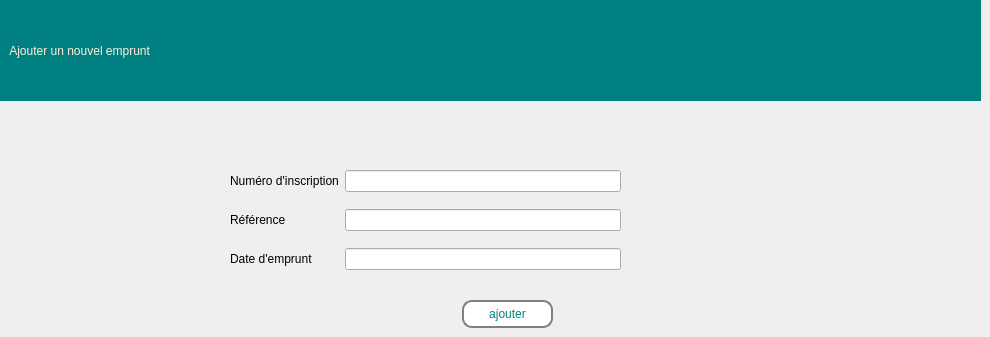
    <widget class="QWidget" name="page_emprunter">
     <widget class="QPushButton" name="ajouter_emprunt_botton">
      <property name="geometry">
       <rect>
        <x>462</x>
        <y>300</y>
        <width>91</width>
        <height>28</height>
       </rect>
      </property>
      <property name="styleSheet">
       <string notr="true">border: 2px solid gray;
font: 63 9pt &quot;Segoe UI Variable Display Semib&quot;;
  border-radius: 10px;
  padding: 0 8px;
  
color: rgb(0, 128, 128);
background-color: rgb(255, 255, 255);</string>
      </property>
      <property name="text">
       <string>ajouter</string>
      </property>
     </widget>
     <widget class="QLabel" name="label_268">
      <property name="geometry">
       <rect>
        <x>0</x>
        <y>0</y>
        <width>981</width>
        <height>101</height>
       </rect>
      </property>
      <property name="toolTip">
       <string>&lt;html&gt;&lt;head/&gt;&lt;body&gt;&lt;p align=&quot;center&quot;&gt;&lt;br/&gt;&lt;/p&gt;&lt;/body&gt;&lt;/html&gt;</string>
      </property>
      <property name="styleSheet">
       <string notr="true">color: rgb(253, 239, 220);background-color: rgb(0, 128, 128);
font: 75 16pt &quot;Rockwell&quot;;
</string>
      </property>
      <property name="text">
       <string>   Ajouter un nouvel emprunt</string>
      </property>
     </widget>
     <widget class="QWidget" name="formLayoutWidget_11">
      <property name="geometry">
       <rect>
        <x>230</x>
        <y>170</y>
        <width>391</width>
        <height>117</height>
       </rect>
      </property>
      <layout class="QFormLayout" name="formLayout_12">
       <property name="verticalSpacing">
        <number>17</number>
       </property>
       <item row="0" column="0">
        <widget class="QLabel" name="label_18">
         <property name="styleSheet">
          <string notr="true">font: 63 9pt &quot;Segoe UI Variable Display Semib&quot;;</string>
         </property>
         <property name="text">
          <string>Numéro d'inscription</string>
         </property>
        </widget>
       </item>
       <item row="1" column="0">
        <widget class="QLabel" name="label_20">
         <property name="styleSheet">
          <string notr="true">font: 63 9pt &quot;Segoe UI Variable Display Semib&quot;;</string>
         </property>
         <property name="text">
          <string>Référence</string>
         </property>
        </widget>
       </item>
       <item row="2" column="0">
        <widget class="QLabel" name="label_19">
         <property name="styleSheet">
          <string notr="true">font: 63 9pt &quot;Segoe UI Variable Display Semib&quot;;</string>
         </property>
         <property name="text">
          <string>Date d'emprunt</string>
         </property>
        </widget>
       </item>
       <item row="0" column="1">
        <widget class="QLineEdit" name="num_emprunt_input"/>
       </item>
       <item row="1" column="1">
        <widget class="QLineEdit" name="reference_emprunt_input"/>
       </item>
       <item row="2" column="1">
        <widget class="QLineEdit" name="date_emprunt_input"/>
       </item>
      </layout>
     </widget>
    </widget>
